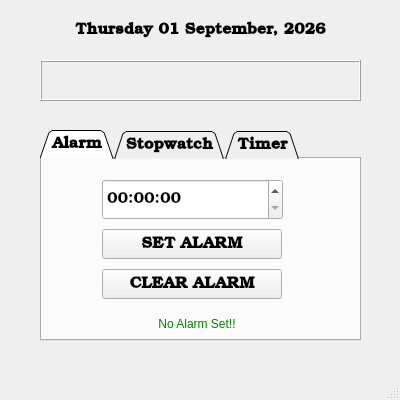
<?xml version="1.0" encoding="UTF-8"?>
<ui version="4.0">
 <class>MainWindow</class>
 <widget class="QMainWindow" name="MainWindow">
  <property name="geometry">
   <rect>
    <x>0</x>
    <y>0</y>
    <width>400</width>
    <height>400</height>
   </rect>
  </property>
  <property name="maximumSize">
   <size>
    <width>500</width>
    <height>500</height>
   </size>
  </property>
  <property name="windowTitle">
   <string>Clock App</string>
  </property>
  <property name="styleSheet">
   <string notr="true"/>
  </property>
  <widget class="QWidget" name="centralwidget">
   <widget class="QLabel" name="label_date">
    <property name="geometry">
     <rect>
      <x>40</x>
      <y>20</y>
      <width>321</width>
      <height>21</height>
     </rect>
    </property>
    <property name="font">
     <font>
      <family>Bookman Old Style</family>
      <pointsize>12</pointsize>
      <weight>75</weight>
      <bold>true</bold>
     </font>
    </property>
    <property name="text">
     <string>Thursday 01 September, 2026</string>
    </property>
    <property name="alignment">
     <set>Qt::AlignCenter</set>
    </property>
   </widget>
   <widget class="QTabWidget" name="tabWidget">
    <property name="geometry">
     <rect>
      <x>40</x>
      <y>130</y>
      <width>321</width>
      <height>211</height>
     </rect>
    </property>
    <property name="font">
     <font>
      <family>Bookman Old Style</family>
      <pointsize>12</pointsize>
      <weight>75</weight>
      <bold>true</bold>
     </font>
    </property>
    <property name="layoutDirection">
     <enum>Qt::LeftToRight</enum>
    </property>
    <property name="tabShape">
     <enum>QTabWidget::Triangular</enum>
    </property>
    <property name="currentIndex">
     <number>0</number>
    </property>
    <widget class="QWidget" name="tab_alarm">
     <attribute name="title">
      <string>Alarm</string>
     </attribute>
     <widget class="QTimeEdit" name="timeedit_alarm">
      <property name="geometry">
       <rect>
        <x>60</x>
        <y>20</y>
        <width>181</width>
        <height>41</height>
       </rect>
      </property>
      <property name="font">
       <font>
        <weight>50</weight>
        <bold>false</bold>
       </font>
      </property>
     </widget>
     <widget class="QPushButton" name="button_alarm_set">
      <property name="geometry">
       <rect>
        <x>60</x>
        <y>70</y>
        <width>180</width>
        <height>30</height>
       </rect>
      </property>
      <property name="text">
       <string>SET ALARM</string>
      </property>
     </widget>
     <widget class="QPushButton" name="button_alarm_clear">
      <property name="geometry">
       <rect>
        <x>60</x>
        <y>110</y>
        <width>180</width>
        <height>30</height>
       </rect>
      </property>
      <property name="text">
       <string>CLEAR ALARM</string>
      </property>
     </widget>
     <widget class="QLabel" name="label_alarm">
      <property name="geometry">
       <rect>
        <x>10</x>
        <y>150</y>
        <width>290</width>
        <height>30</height>
       </rect>
      </property>
      <property name="styleSheet">
       <string notr="true">QLabel
{
	color:green
}</string>
      </property>
      <property name="text">
       <string>No Alarm Set!!</string>
      </property>
      <property name="alignment">
       <set>Qt::AlignCenter</set>
      </property>
     </widget>
    </widget>
    <widget class="QWidget" name="tab_stopwatch">
     <attribute name="title">
      <string>Stopwatch</string>
     </attribute>
     <widget class="QPushButton" name="button_stop_start">
      <property name="geometry">
       <rect>
        <x>70</x>
        <y>70</y>
        <width>180</width>
        <height>30</height>
       </rect>
      </property>
      <property name="text">
       <string>START</string>
      </property>
     </widget>
     <widget class="QPushButton" name="button_stop_stop">
      <property name="geometry">
       <rect>
        <x>70</x>
        <y>110</y>
        <width>180</width>
        <height>30</height>
       </rect>
      </property>
      <property name="text">
       <string>STOP</string>
      </property>
     </widget>
     <widget class="QPushButton" name="button_stop_reset">
      <property name="geometry">
       <rect>
        <x>70</x>
        <y>150</y>
        <width>180</width>
        <height>30</height>
       </rect>
      </property>
      <property name="text">
       <string>RESET</string>
      </property>
     </widget>
     <widget class="QLabel" name="label_stopwatch">
      <property name="geometry">
       <rect>
        <x>70</x>
        <y>20</y>
        <width>181</width>
        <height>41</height>
       </rect>
      </property>
      <property name="font">
       <font>
        <family>Bahnschrift SemiBold SemiConden</family>
        <pointsize>24</pointsize>
        <weight>75</weight>
        <bold>true</bold>
       </font>
      </property>
      <property name="frameShape">
       <enum>QFrame::Box</enum>
      </property>
      <property name="frameShadow">
       <enum>QFrame::Raised</enum>
      </property>
      <property name="text">
       <string>00:00:00:00</string>
      </property>
      <property name="alignment">
       <set>Qt::AlignCenter</set>
      </property>
     </widget>
    </widget>
    <widget class="QWidget" name="tab_timer">
     <attribute name="title">
      <string>Timer</string>
     </attribute>
     <widget class="QSpinBox" name="spinbox_hrs">
      <property name="geometry">
       <rect>
        <x>10</x>
        <y>30</y>
        <width>70</width>
        <height>35</height>
       </rect>
      </property>
      <property name="font">
       <font>
        <pointsize>8</pointsize>
        <weight>50</weight>
        <bold>false</bold>
       </font>
      </property>
      <property name="maximum">
       <number>24</number>
      </property>
     </widget>
     <widget class="QSpinBox" name="spinbox_mins">
      <property name="geometry">
       <rect>
        <x>120</x>
        <y>30</y>
        <width>70</width>
        <height>35</height>
       </rect>
      </property>
      <property name="font">
       <font>
        <pointsize>8</pointsize>
        <weight>50</weight>
        <bold>false</bold>
       </font>
      </property>
      <property name="maximum">
       <number>59</number>
      </property>
     </widget>
     <widget class="QSpinBox" name="spinbox_secs">
      <property name="geometry">
       <rect>
        <x>220</x>
        <y>30</y>
        <width>70</width>
        <height>35</height>
       </rect>
      </property>
      <property name="font">
       <font>
        <pointsize>8</pointsize>
        <weight>50</weight>
        <bold>false</bold>
       </font>
      </property>
      <property name="maximum">
       <number>59</number>
      </property>
     </widget>
     <widget class="QLabel" name="label">
      <property name="geometry">
       <rect>
        <x>110</x>
        <y>10</y>
        <width>91</width>
        <height>16</height>
       </rect>
      </property>
      <property name="font">
       <font>
        <pointsize>8</pointsize>
       </font>
      </property>
      <property name="text">
       <string>Enter Value</string>
      </property>
      <property name="alignment">
       <set>Qt::AlignCenter</set>
      </property>
     </widget>
     <widget class="QLabel" name="label_2">
      <property name="geometry">
       <rect>
        <x>20</x>
        <y>70</y>
        <width>35</width>
        <height>10</height>
       </rect>
      </property>
      <property name="font">
       <font>
        <pointsize>8</pointsize>
        <weight>50</weight>
        <bold>false</bold>
       </font>
      </property>
      <property name="text">
       <string>Hrs</string>
      </property>
      <property name="alignment">
       <set>Qt::AlignCenter</set>
      </property>
     </widget>
     <widget class="QLabel" name="label_3">
      <property name="geometry">
       <rect>
        <x>130</x>
        <y>70</y>
        <width>35</width>
        <height>10</height>
       </rect>
      </property>
      <property name="font">
       <font>
        <pointsize>8</pointsize>
        <weight>50</weight>
        <bold>false</bold>
       </font>
      </property>
      <property name="text">
       <string>Mins</string>
      </property>
      <property name="alignment">
       <set>Qt::AlignCenter</set>
      </property>
     </widget>
     <widget class="QLabel" name="label_4">
      <property name="geometry">
       <rect>
        <x>230</x>
        <y>70</y>
        <width>35</width>
        <height>10</height>
       </rect>
      </property>
      <property name="font">
       <font>
        <pointsize>8</pointsize>
        <weight>50</weight>
        <bold>false</bold>
       </font>
      </property>
      <property name="text">
       <string>Secs</string>
      </property>
      <property name="alignment">
       <set>Qt::AlignCenter</set>
      </property>
     </widget>
     <widget class="QLabel" name="label_countdown">
      <property name="geometry">
       <rect>
        <x>10</x>
        <y>90</y>
        <width>291</width>
        <height>41</height>
       </rect>
      </property>
      <property name="font">
       <font>
        <family>Bahnschrift SemiBold SemiConden</family>
        <pointsize>24</pointsize>
        <weight>75</weight>
        <bold>true</bold>
       </font>
      </property>
      <property name="frameShape">
       <enum>QFrame::Box</enum>
      </property>
      <property name="frameShadow">
       <enum>QFrame::Raised</enum>
      </property>
      <property name="text">
       <string>00:00:00</string>
      </property>
      <property name="alignment">
       <set>Qt::AlignCenter</set>
      </property>
     </widget>
     <widget class="QPushButton" name="button_countdown_start">
      <property name="geometry">
       <rect>
        <x>10</x>
        <y>150</y>
        <width>80</width>
        <height>30</height>
       </rect>
      </property>
      <property name="text">
       <string>START</string>
      </property>
     </widget>
     <widget class="QPushButton" name="button_countdown_stop">
      <property name="geometry">
       <rect>
        <x>120</x>
        <y>150</y>
        <width>80</width>
        <height>30</height>
       </rect>
      </property>
      <property name="text">
       <string>STOP</string>
      </property>
     </widget>
     <widget class="QPushButton" name="button_countdown_reset">
      <property name="geometry">
       <rect>
        <x>220</x>
        <y>150</y>
        <width>80</width>
        <height>30</height>
       </rect>
      </property>
      <property name="text">
       <string>RESET</string>
      </property>
     </widget>
    </widget>
   </widget>
   <widget class="QLabel" name="label_time">
    <property name="geometry">
     <rect>
      <x>40</x>
      <y>60</y>
      <width>321</width>
      <height>41</height>
     </rect>
    </property>
    <property name="font">
     <font>
      <family>Bahnschrift SemiBold SemiConden</family>
      <pointsize>24</pointsize>
      <weight>75</weight>
      <bold>true</bold>
     </font>
    </property>
    <property name="frameShape">
     <enum>QFrame::Box</enum>
    </property>
    <property name="frameShadow">
     <enum>QFrame::Raised</enum>
    </property>
    <property name="text">
     <string/>
    </property>
    <property name="alignment">
     <set>Qt::AlignCenter</set>
    </property>
   </widget>
  </widget>
  <widget class="QMenuBar" name="menubar">
   <property name="geometry">
    <rect>
     <x>0</x>
     <y>0</y>
     <width>400</width>
     <height>18</height>
    </rect>
   </property>
  </widget>
  <widget class="QStatusBar" name="statusbar"/>
 </widget>
 <resources/>
 <connections/>
</ui>
